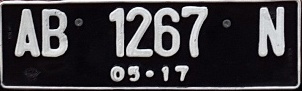
#> input picture dataset/sliced/car6-1.jpg, 302 x 91 px, given in place of template.jpg, which was not available
$ python plate-detection.py
#> lines starting #> are read from the running program, lines starting #| are printed output that depends on the picture; after the words box and inside, x2 and y2 are one past the last pixel; in counts of white or black regions, pixels touching at a corner belong together; pictures that were not available may be replaced by others from this repository, and a replacement may not be noted
### Utils.py
#  Created by od3ng on 08/04/2019 11:36:14 AM.
#  Project: plate-recognition-pi
#  File: Utils.py
#  Email: lepengdados@gmail.com
#  Telegram: @nopriant0

import matplotlib

matplotlib.use("TkAgg")
import numpy as np
import matplotlib.pyplot as plt
import cv2
import math


# [10 lines left out: function show_images, not called in this run]


def proyeksi_vertical(img):
    blurred = cv2.GaussianBlur(img.copy(), (5, 5), 0)
    gray = cv2.cvtColor(blurred.copy(), cv2.COLOR_BGR2GRAY)
    # cv2.imshow("gray", gray)
    # cv2.waitKey()
    resized = cv2.resize(gray.copy(), (450, 145))
    # cv2.imshow("resized", resized)
    # cv2.waitKey()
    ret, bw = cv2.threshold(resized.copy(), 0, 255, cv2.THRESH_BINARY + cv2.THRESH_OTSU)
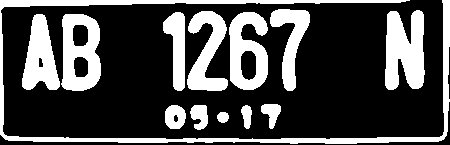
#> bw: shape (145, 450); 29% white; 13 white regions, largest, box (x1, y1, x2, y2) and area: (0, 0, 450, 144) 5011, (385, 10, 425, 90) 2472, (61, 14, 101, 91) 2131
#> ret = 95
    # cv2.imshow("bw", bw)
    # cv2.waitKey()
    bw = bw / 255.
    bw_data = np.asarray(bw)
    pvertical = np.sum(bw_data, axis=1)
#> pvertical = 145 values, max 439 at index 139, min 0 at index 144, mean 130.4
    return pvertical


# [155 lines left out: functions mse, rotate_image, noisy, adjust_gamma, sort_contours, not called in this run]


# [12 lines that do not run on import are left out]
    # print(proyeksi_vertical(src))

### plate-detection.py
#  Created by od3ng on 08/04/2019 11:36:25 AM.
#  Project: plate-recognition-pi
#  File: plate-detection.py
#  Email: lepengdados@gmail.com
#  Telegram: @nopriant0

import cv2
import Utils
import sys
import os

# Folder untuk menyimpan dataset
path_slice = "dataset/sliced"
path_source = "dataset/source"

# Template untuk proyeksi vertikal
pv_template = Utils.proyeksi_vertical(cv2.imread("dataset/templates/plate/template.jpg", cv2.IMREAD_ANYCOLOR))
#> pv_template has the same summary as pvertical in proyeksi_vertical

for file_name in sorted(os.listdir(path_source)):
    image = cv2.imread(os.path.join(path_source, file_name))
#> image is the input picture: shape (91, 302, 3); mean B, G, R 66.3, 62.6, 65.2
    src = image.copy()
    blurred = image.copy()
    print(image.shape)
#| (91, 302, 3)
    # Filtering gaussian blur
    for i in range(10):
        blurred = cv2.GaussianBlur(image, (5, 5), 0.5)

    # Conversi image BGR2GRAY
    rgb = cv2.cvtColor(image, cv2.COLOR_BGR2GRAY)

    # Image binerisasi menggunakan adaptive thresholding
    bw = cv2.adaptiveThreshold(rgb, 255.0, cv2.ADAPTIVE_THRESH_GAUSSIAN_C, cv2.THRESH_BINARY_INV, 5, 10)
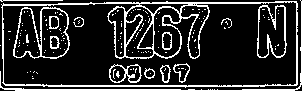
#> bw: shape (91, 302); 17.7% white in thin lines or dots

    # Operasi dilasi
    bw = cv2.dilate(bw, cv2.getStructuringElement(cv2.MORPH_RECT, (1, 1)))

    cv2.imwrite("bw.jpg", bw)
    cv2.namedWindow('bw', cv2.WINDOW_GUI_EXPANDED)
    cv2.imshow('bw', bw)
    cv2.waitKey()

    # Ekstraksi kontur
    contours, hierarchy = cv2.findContours(bw, cv2.RETR_TREE, cv2.CHAIN_APPROX_NONE)
#> contours = 167 contours, 137 with area under 20; largest, box (x1, y1, x2, y2) and area: (1, 1, 298, 88) 24530, (2, 1, 297, 87) 19720, (13, 7, 70, 59) 2222, (257, 5, 287, 58) 1270, (41, 8, 69, 58) 1194
    print(len(contours))
#| 167

    slices = []
    img_slices = image.copy()
    idx = 0
    for cnt in contours:
        x, y, w, h = cv2.boundingRect(cnt)
        area = cv2.contourArea(cnt)
        ras = format(w / h, '.2f')
        # Pilih kontur dengan ukuran dan rasio tertentu
        if 30 <= h and (100 <= w <= 400) and (2.7 <= float(ras) <= 4):
            idx = idx + 1
            print("x={}, y={}, w={}, h={}, area={}, rasio={}".format(x, y, w, h, area, ras))
            cv2.rectangle(image, (x, y), (x + w, y + h), (0, 0, 255), thickness=1)
            cv2.putText(image, "{}x{}".format(w, h), (x, int(y + (h / 2))), cv2.FONT_HERSHEY_PLAIN, 1, (0, 0, 255))
            cv2.putText(image, "{}".format(ras), (x + int(w / 2), y + h + 13), cv2.FONT_HERSHEY_PLAIN, 1,
                        (0, 0, 255))
            crop = img_slices[y:y - 3 + h + 6, x:x - 3 + w + 6]
            slices.append(crop)
#> this loop made 167 passes
#> (x, y, w, h, area, ras) on passes 2, 3, 4, 5, 8, 9, 14, 27, 52: (1, 1, 297, 87, 24530, '3.41'), (138, 23, 16, 26, 217, '0.62'), (124, 15, 19, 30, 216.5, '0.63'), (153, 7, 28, 51, 1053.5, '0.55'), (162, 32, 10, 18, 143.5, '0.56'), (162, 32, 10, 17, 113.5, '0.59'), (108, 7, 17, 51, 508, '0.33'), (125, 6, 29, 52, 807, '0.56'), (180, 5, 29, 54, 651, '0.54')
#> (x, y, w, h, area) on passes 72, 166: (2, 1, 295, 86, 19719.5), (0, 0, 302, 91, 274)
#| x=1, y=1, w=297, h=87, area=24530.0, rasio=3.41
#| x=2, y=1, w=295, h=86, area=19719.5, rasio=3.43
#| x=0, y=0, w=302, h=91, area=274.0, rasio=3.32
#> pass 2, `crop = img_slices[y:y - 3 + h + 6, x:x - 3 + w + 6]`:
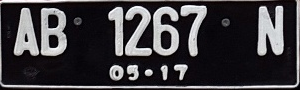
#> crop: shape (90, 300, 3); mean B, G, R 64.6, 61, 63.4
#> after the loop:
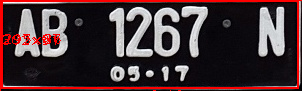
#> image: shape (91, 302, 3); 6.99% of pixels changed, all inside (x1, y1, x2, y2) = (0, 0, 302, 91)
#> after the loop, idx = 3; slices = 3 items

    cv2.imwrite("image.jpg", image)
    result = None
    max_value = sys.float_info.max
    for sl in slices:
        # cv2.imshow("slice ke {}".format(slices.index(sl) + 1), sl)
        # cv2.waitKey()
        pv_numpy = Utils.proyeksi_vertical(sl.copy())
        rs_sum = cv2.sumElems(cv2.absdiff(pv_template, pv_numpy))
        # print("sum: {} slice ke {}".format(rs_sum[0], slices.index(sl) + 1))
        if rs_sum[0] <= max_value:
            max_value = rs_sum[0]
            result = sl
#> this loop made 3 passes
#> (ret in proyeksi_vertical, rs_sum, max_value) on passes 1, 3: (97, (2000, 0, 0, 0), 2000), (95, (0, 0, 0, 0), 0)
#> (ret in proyeksi_vertical, rs_sum) on pass 2: (96, (3594, 0, 0, 0))
#> pass 1, in proyeksi_vertical (call 2), `blurred = cv2.GaussianBlur(img.copy(), (5, 5), 0)`:
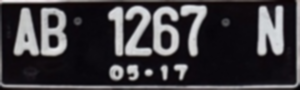
#> blurred: shape (90, 300, 3); mean of channels 0, 1, 2 64.6, 60.9, 63.3; drawn as B, G, R
#> pass 1, in proyeksi_vertical (call 2), `resized = cv2.resize(gray.copy(), (450, 145))`:
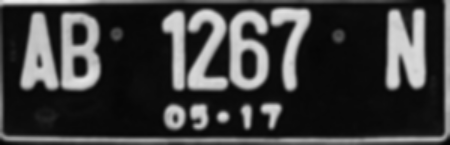
#> resized: shape (145, 450); min 3, max 239, mean 61.9
#> pass 1, in proyeksi_vertical (call 2), `ret, bw = cv2.threshold(resized.copy(), 0, 255, cv2.THRESH_BINARY + cv..`:
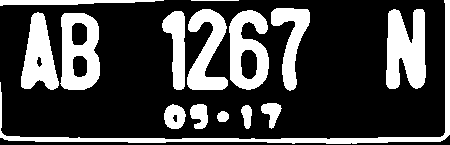
#> bw: shape (145, 450); 26.9% white; 15 white regions, largest, box (x1, y1, x2, y2) and area: (0, 0, 450, 144) 2814, (386, 9, 426, 89) 2490, (60, 13, 100, 90) 2135
#> after the loop, max_value = 0
    cv2.waitKey()
    cv2.imwrite(os.path.join(path_slice, file_name), result)
